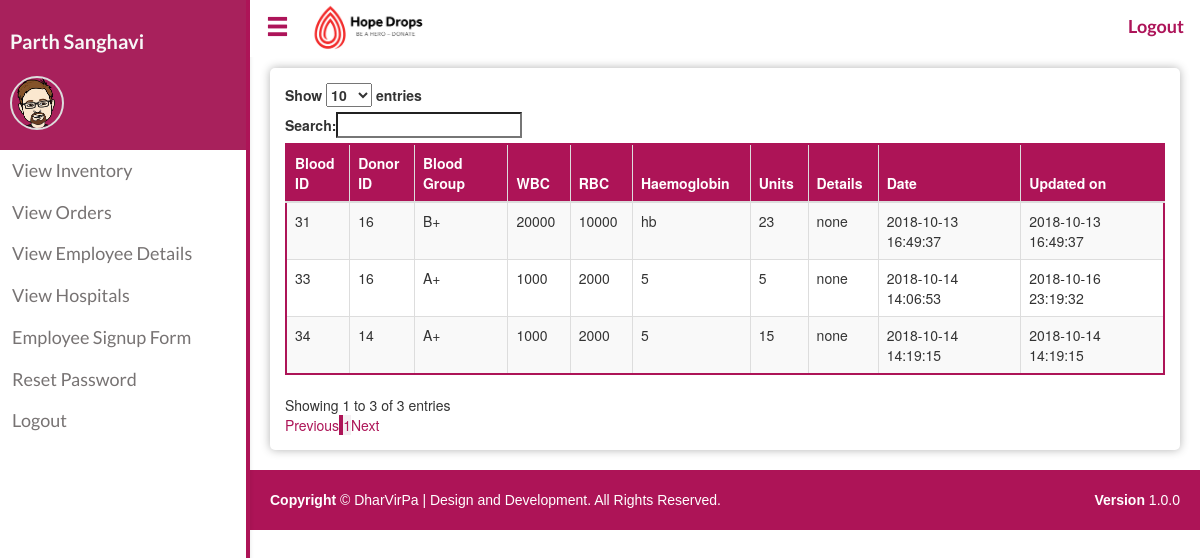
/inventory_admin.php (signed in), run on the app's committed database.
### tables this page shows
CREATE TABLE `inventory` (
  `Inv_id` int(15) NOT NULL,
  `D_id` int(15) NOT NULL,
  `Wbc` varchar(30) NOT NULL,
  `Rbc` varchar(30) NOT NULL,
  `Haemoglobin` varchar(15) NOT NULL,
  `Blood_group` varchar(5) NOT NULL,
  `Units` float NOT NULL,
  `Comments` varchar(200) NOT NULL,
  `Date` timestamp NOT NULL DEFAULT CURRENT_TIMESTAMP,
  `Udate` timestamp NOT NULL DEFAULT CURRENT_TIMESTAMP
);

### inventory_admin.php (the view, shortened to what this page needs)
<?php
include_once("connection.php");
?>
<?php
$query = "SELECT * FROM inventory where Units != 0";
$result = mysqli_query($conn,$query);
?>
<!DOCTYPE html>
<html>
<head>
    <link rel="stylesheet" href="https://maxcdn.bootstrapcdn.com/bootstrap/3.3.7/css/bootstrap.min.css">
    <link rel="stylesheet" type="text/css" href="https://cdn.datatables.net/1.10.19/css/dataTables.bootstrap.min.css">
    <link rel="stylesheet" type="text/css" href="./css/navbar_style.css">
    <link rel="stylesheet" type="text/css" href="./css/main.css">
</head>
<body>
  <?php include('./sidenav.php')?>
  <div id="main" class="shrink">
    <?php include('./horizontal-nav.php')?>
    <div class="box">
      <div class="table-responsive">
          <table id="example" class="table table-striped table-bordered table-hover" style="width:100%">
          <thead>
          <tr>
            <th>Blood ID</th>
            <th>Donor ID</th>
            <th>Blood Group</th>
            <th>WBC</th>
            <th>RBC</th>
            <th>Haemoglobin</th>
            <th>Units</th>
            <th>Details</th>
            <th>Date</th>
            <th>Updated on</th>
          </tr>
          </thead>
          <?php
          if(mysqli_num_rows($result)>0)
          {
            while($row =mysqli_fetch_assoc($result))
            {
              echo "<tr>";
              echo "<td>".$row['Inv_id']."</td>";
              echo "<td>".$row['D_id']."</td>";
              echo "<td>".$row['Blood_group']."</td>";
              echo "<td>".$row['Wbc']."</td>";
              echo "<td>".$row['Rbc']."</td>";
              echo "<td>".$row['Haemoglobin']."</td>";
              echo "<td>".$row['Units']."</td>";
              echo "<td>".$row['Comments']."</td>";
              echo "<td>".$row['Date']."</td>";
              echo "<td>".$row['Udate']."</td>";
              echo"</tr>";
            }
          }
          else
          {
            echo "<div class='alert alert-warning'>No data to display</div>";
          }
          ?>
        </table>
      </div>
    </div>
   <?php include_once("footer.php") ?>
  </div>
</body>

### css/main.css (style rules this page uses)
body { padding-bottom: 0px; }

### inventory_admin.php (style rules this page uses)
.box { box-shadow: 0 0 10px 0 rgba(0,0,0,0.3); margin-top: 0px; padding: 15px; border-radius: 5px; margin: 20px; margin-top: 68px; }
table.dataTable { border-color: #ad1457 !important; }
.table-bordered { border: 2px solid #ad1457 !important; }
.table>caption+thead>tr:first-child>td, .table>caption+thead>tr:first-child>th, .table>colgroup+thead>tr:first-child>td, .table>colgroup+thead>tr:first-child>th, .table>thead:first-child>tr:first-child>td, .table>thead:first-child>tr:first-child>th { background-color: #ad1457; color: white; }

### sidenav.php (style rules this page uses)
#main { transition: margin-left .5s; }
#main.shrink { margin-left: 250px; }

### data on the page
inventory: Inv_id "31", D "16", Blood_group "B+", Wbc "20000", Rbc "10000", Haemoglobin "hb", Units "23", Comments "none", Date "2018-10-13 16:49:37", Udate "2018-10-13 16:49:37"
inventory: Inv_id "33", D "16", Blood_group "A+", Wbc "1000", Rbc "2000", Haemoglobin "5", Units "5", Comments "none", Date "2018-10-14 14:06:53", Udate "2018-10-16 23:19:32"
inventory: Inv_id "34", D "14", Blood_group "A+", Wbc "1000", Rbc "2000", Haemoglobin "5", Units "15", Comments "none", Date "2018-10-14 14:19:15", Udate "2018-10-14 14:19:15"

### other printed values
$_SESSION['Ename'] "Parth Sanghavi"
